Frame 1 (no input): blank canvas, image omitted
Frame 60 (no input): blank canvas, image omitted
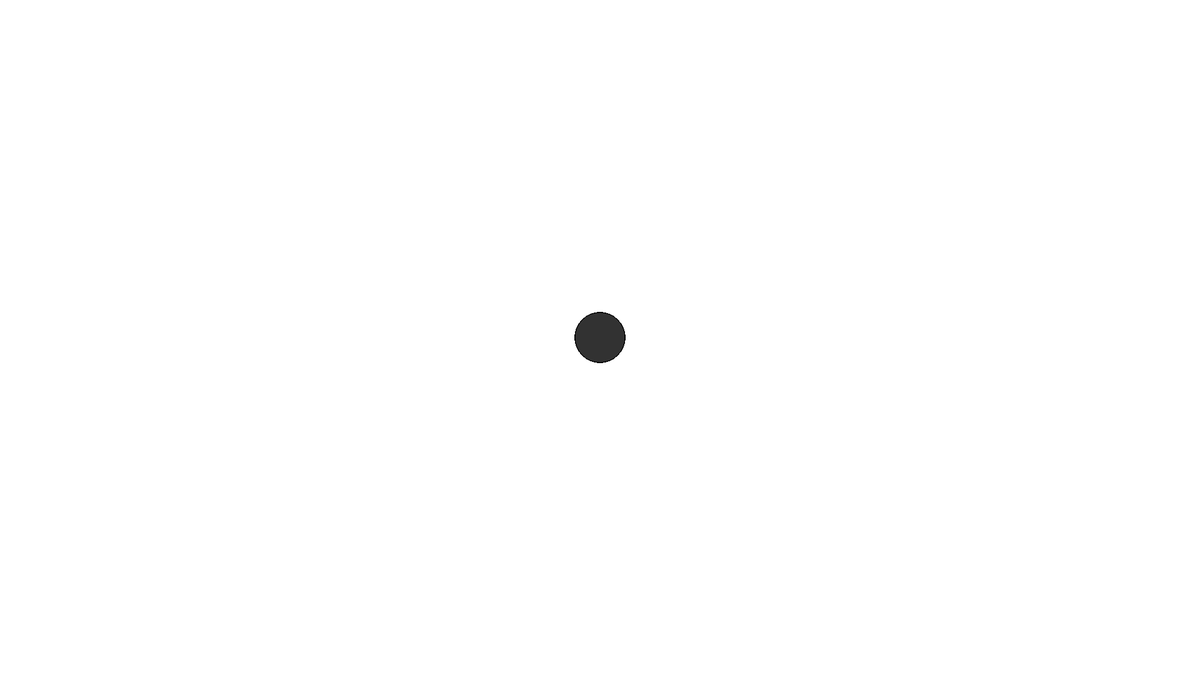
Frame 120 (the mouse pressed at the canvas centre since frame 60)

The p5.js sketch whose frames 1 and 60 were blank and that drew this single picture after the mouse press (run headless with seeded random() and noise() and a simulated clock; from frame 60 on, the mouse is pressed at the canvas centre):

// p5.js sketch
// ── sketch.js

function setup() {
  createCanvas(1920, 1080);
 }
 function draw() {
  if (mouseIsPressed) {
  fill(50);
  ellipse(mouseX, mouseY, 80, 80);
  } else {
  fill(0);
  }
 }
 
